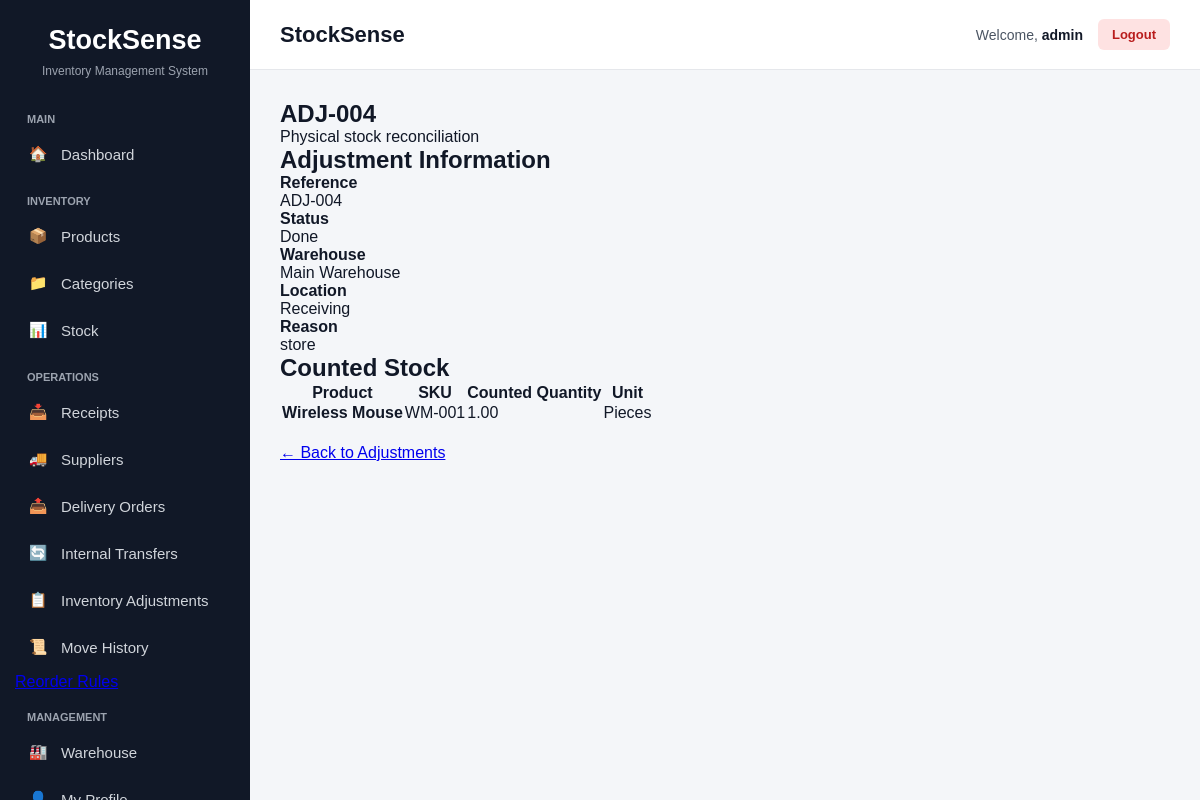
The app's page /operations/adjustments/4/ (signed in) with its own data.
### operations/models.py (models this page shows, shortened)
class InventoryAdjustment(models.Model):
    STATUS_CHOICES = [
        ('DRAFT', 'Draft'),
        ('DONE', 'Done'),
        ('CANCELED', 'Canceled'),
    ]
    reference = models.CharField(
        max_length=50,
        unique=True
    )
    location = models.ForeignKey(
        Location,
        on_delete=models.PROTECT,
        related_name='adjustments'
    )
    status = models.CharField(
        max_length=20,
        choices=STATUS_CHOICES,
        default='DRAFT'
    )
    reason = models.TextField()
    created_at = models.DateTimeField(auto_now_add=True)
    updated_at = models.DateTimeField(auto_now=True)

class AdjustmentItem(models.Model):
    adjustment = models.ForeignKey(
        InventoryAdjustment,
        on_delete=models.CASCADE,
        related_name='items'
    )
    product = models.ForeignKey(
        Product,
        on_delete=models.PROTECT,
        related_name='adjustment_items'
    )
    counted_quantity = models.DecimalField(
        max_digits=12,
        decimal_places=2
    )

### warehouse/models.py (models this page shows, shortened)
class Location(models.Model):
    warehouse = models.ForeignKey(
        Warehouse,
        on_delete=models.CASCADE,
        related_name='locations'
    )
    name = models.CharField(max_length=150)
    created_at = models.DateTimeField(auto_now_add=True)
    updated_at = models.DateTimeField(auto_now=True)
    class Meta:
        constraints = [
            models.UniqueConstraint(
                fields=['warehouse', 'name'],
                name='unique_location_per_warehouse'
            )
        ]

class Warehouse(models.Model):
    name = models.CharField(max_length=150, unique=True)
    address = models.TextField(blank=True)
    created_at = models.DateTimeField(auto_now_add=True)
    updated_at = models.DateTimeField(auto_now=True)

### inventory/models.py (models this page shows, shortened)
class Product(models.Model):
    name = models.CharField(max_length=200)
    sku = models.CharField(max_length=100, unique=True)
    category = models.ForeignKey(
        Category,
        on_delete=models.CASCADE,
        related_name='products'
    )
    unit_of_measure = models.CharField(max_length=50)
    created_at = models.DateTimeField(auto_now_add=True)
    updated_at = models.DateTimeField(auto_now=True)

### operations/views.py (the view)
@login_required
def adjustment_detail(request, pk):
    adjustment = get_object_or_404(
        InventoryAdjustment.objects.select_related(
            'location',
            'location__warehouse',
        ).prefetch_related(
            'items__product'
        ),
        pk=pk
    )
    item_form = AdjustmentItemForm()
    return render(
        request,
        'operations/adjustment_detail.html',
        {
            'adjustment': adjustment,
            'item_form': item_form,
        }
    )

### templates/operations/adjustment_detail.html (shortened to what this page needs)
{% extends 'base.html' %}
{% block content %}
<div class="page-header">
    <div>
        <h1>{{ adjustment.reference }}</h1>
        <p>
            Physical stock reconciliation
        </p>
    </div>
</div>
<div class="card">
    <div class="card-header">
        <h2>Adjustment Information</h2>
    </div>
    <div class="detail-grid">
        <div>
            <strong>Reference</strong>
            <p>
                {{ adjustment.reference }}
            </p>
        </div>
        <div>
            <strong>Status</strong>
            <p>
                {{ adjustment.get_status_display }}
            </p>
        </div>
        <div>
            <strong>Warehouse</strong>
            <p>
                {{ adjustment.location.warehouse.name }}
            </p>
        </div>
        <div>
            <strong>Location</strong>
            <p>
                {{ adjustment.location.name }}
            </p>
        </div>
        <div>
            <strong>Reason</strong>
            <p>
                {{ adjustment.reason }}
            </p>
        </div>
    </div>
</div>
<div class="card">
    <div class="card-header">
        <h2>Counted Stock</h2>
    </div>
    <div class="table-responsive">
        <table class="data-table">
            <thead>
                <tr>
                    <th>Product</th>
                    <th>SKU</th>
                    <th>Counted Quantity</th>
                    <th>Unit</th>
                </tr>
            </thead>
            <tbody>
                {% for item in adjustment.items.all %}
                <tr>
                    <td>
                        <strong>
                            {{ item.product.name }}
                        </strong>
                    </td>
                    <td>
                        {{ item.product.sku }}
                    </td>
                    <td>
                        {{ item.counted_quantity }}
                    </td>
                    <td>
                        {{ item.product.unit_of_measure }}
                    </td>
                </tr>
                {% endfor %}
            </tbody>
        </table>
    </div>
</div>
<div style="margin-top:20px;">
    <a href="{% url 'operations:adjustment_list' %}"
       class="btn btn-secondary">
        ← Back to Adjustments
    </a>
</div>
{% endblock %}

### templates/base.html (shortened to what this page needs)
<!DOCTYPE html>
<html lang="en">
<head>
</head>
<body>
<aside class="sidebar">
    <div class="logo">
        StockSense
    </div>
    <div class="logo-subtitle">
        Inventory Management System
    </div>
    <div class="menu-title">
        Main
    </div>
    <a href="{% url 'dashboard:home' %}"
       class="nav-link">
        <span class="nav-icon">🏠</span>
        Dashboard
    </a>
    <div class="menu-title">
        Inventory
    </div>
    <a href="{% url 'inventory:product_list' %}"
   class="nav-link">
    <span class="nav-icon">📦</span>
    Products
</a>
<a href="{% url 'inventory:category_list' %}"
   class="nav-link">
    <span class="nav-icon">📁</span>
    Categories
</a>
    <a href="{% url 'inventory:stock_list' %}"
   class="nav-link">
    <span class="nav-icon">📊</span>
    Stock
</a>
    <div class="menu-title">
        Operations
    </div>
    <a href="{% url 'operations:receipt_list' %}"
   class="nav-link">
    <span class="nav-icon">📥</span>
    Receipts
    </a>
    <a href="{% url 'operations:supplier_list' %}"
   class="nav-link">
    <span class="nav-icon">🚚</span>
    Suppliers
    </a>
    <a href="{% url 'operations:delivery_list' %}"
   class="nav-link">
    <span class="nav-icon">📤</span>
    Delivery Orders
    </a>
    <a href="{% url 'operations:transfer_list' %}"
   class="nav-link">
    <span class="nav-icon">🔄</span>
    Internal Transfers
    </a>
    <a href="{% url 'operations:adjustment_list' %}"
   class="nav-link">
    <span class="nav-icon">📋</span>
    Inventory Adjustments
    </a>
    <a href="{% url 'operations:ledger_list' %}"
   class="nav-link">
    <span class="nav-icon">📜</span>
    Move History
    </a>
    <a href="{% url 'operations:reorder_rule_list' %}">
    </a>
    <div class="menu-title">
        Management
    </div>
    <a href="{% url 'warehouse:warehouse_list' %}"
   class="nav-link">
    <span class="nav-icon">🏭</span>
    Warehouse
     </a>
    <a href="#"
       class="nav-link">
        <span class="nav-icon">👤</span>
    </a>
</aside>
<main class="main-content">
    <header class="topbar">
        <div class="page-title">
            {% block page_title %}
            StockSense
            {% endblock %}
        </div>
        <div class="user-section">
            <span>
                Welcome,
                <span class="user-name">
                    {{ request.user.username }}
                </span>
            </span>
            <a href="{% url 'accounts:logout' %}"
               class="logout-button">
                Logout
            </a>
        </div>
    </header>
    <section class="content">
        {% block content %}
        {% endblock %}
    </section>
</main>
</body>
</html>

### templates/base.html (style rules this page uses)
* { box-sizing: border-box; margin: 0; padding: 0; }
body { font-family: Arial, Helvetica, sans-serif; background: #f4f6f9; color: #111827; }
.sidebar { position: fixed; left: 0; top: 0; width: 250px; height: 100vh; background: #111827; color: white; padding: 25px 15px; overflow-y: auto; }
.logo { text-align: center; font-size: 27px; font-weight: bold; margin-bottom: 8px; }
.logo-subtitle { text-align: center; color: #9ca3af; font-size: 12px; margin-bottom: 35px; }
.menu-title { color: #9ca3af; font-size: 11px; font-weight: bold; text-transform: uppercase; padding: 0 12px; margin-top: 20px; margin-bottom: 8px; }
.nav-link { display: flex; align-items: center; gap: 12px; padding: 12px; margin-bottom: 5px; border-radius: 7px; color: #d1d5db; text-decoration: none; font-size: 15px; transition: 0.2s; }
.nav-icon { width: 22px; text-align: center; }
.main-content { margin-left: 250px; min-height: 100vh; }
.topbar { height: 70px; background: white; border-bottom: 1px solid #e5e7eb; display: flex; align-items: center; justify-content: space-between; padding: 0 30px; }
.page-title { font-size: 22px; font-weight: bold; color: #111827; }
.user-section { display: flex; align-items: center; gap: 15px; font-size: 14px; color: #4b5563; }
.user-name { font-weight: bold; color: #111827; }
.logout-button { padding: 8px 14px; border-radius: 6px; background: #fee2e2; color: #b91c1c; text-decoration: none; font-size: 13px; font-weight: bold; }
.content { padding: 30px; }

### records on screen
InventoryAdjustment: reference "ADJ-004", status "Done", location.warehouse.name "Main Warehouse", location.name "Receiving", reason "store"
AdjustmentItem: product.name "Wireless Mouse", product.sku "WM-001", counted_quantity "1.00", product.unit_of_measure "Pieces"

### other values on screen
{{ request.user.username }} "admin"
